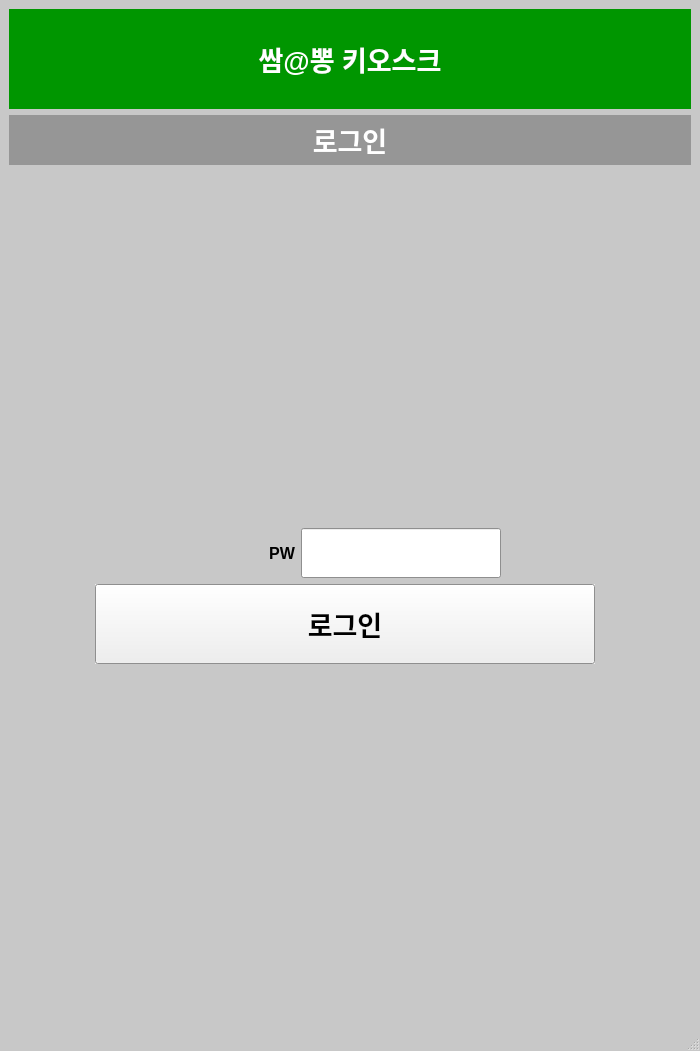
<?xml version="1.0" encoding="UTF-8"?>
<ui version="4.0">
 <class>login</class>
 <widget class="QMainWindow" name="login">
  <property name="geometry">
   <rect>
    <x>0</x>
    <y>0</y>
    <width>700</width>
    <height>1051</height>
   </rect>
  </property>
  <property name="palette">
   <palette>
    <active>
     <colorrole role="Base">
      <brush brushstyle="SolidPattern">
       <color alpha="255">
        <red>255</red>
        <green>255</green>
        <blue>255</blue>
       </color>
      </brush>
     </colorrole>
     <colorrole role="Window">
      <brush brushstyle="SolidPattern">
       <color alpha="255">
        <red>200</red>
        <green>200</green>
        <blue>200</blue>
       </color>
      </brush>
     </colorrole>
    </active>
    <inactive>
     <colorrole role="Base">
      <brush brushstyle="SolidPattern">
       <color alpha="255">
        <red>255</red>
        <green>255</green>
        <blue>255</blue>
       </color>
      </brush>
     </colorrole>
     <colorrole role="Window">
      <brush brushstyle="SolidPattern">
       <color alpha="255">
        <red>200</red>
        <green>200</green>
        <blue>200</blue>
       </color>
      </brush>
     </colorrole>
    </inactive>
    <disabled>
     <colorrole role="Base">
      <brush brushstyle="SolidPattern">
       <color alpha="255">
        <red>200</red>
        <green>200</green>
        <blue>200</blue>
       </color>
      </brush>
     </colorrole>
     <colorrole role="Window">
      <brush brushstyle="SolidPattern">
       <color alpha="255">
        <red>200</red>
        <green>200</green>
        <blue>200</blue>
       </color>
      </brush>
     </colorrole>
    </disabled>
   </palette>
  </property>
  <property name="windowTitle">
   <string>MainWindow</string>
  </property>
  <widget class="QWidget" name="centralwidget">
   <property name="palette">
    <palette>
     <active>
      <colorrole role="Base">
       <brush brushstyle="SolidPattern">
        <color alpha="255">
         <red>255</red>
         <green>255</green>
         <blue>255</blue>
        </color>
       </brush>
      </colorrole>
      <colorrole role="Window">
       <brush brushstyle="SolidPattern">
        <color alpha="255">
         <red>200</red>
         <green>200</green>
         <blue>200</blue>
        </color>
       </brush>
      </colorrole>
     </active>
     <inactive>
      <colorrole role="Base">
       <brush brushstyle="SolidPattern">
        <color alpha="255">
         <red>255</red>
         <green>255</green>
         <blue>255</blue>
        </color>
       </brush>
      </colorrole>
      <colorrole role="Window">
       <brush brushstyle="SolidPattern">
        <color alpha="255">
         <red>200</red>
         <green>200</green>
         <blue>200</blue>
        </color>
       </brush>
      </colorrole>
     </inactive>
     <disabled>
      <colorrole role="Base">
       <brush brushstyle="SolidPattern">
        <color alpha="255">
         <red>200</red>
         <green>200</green>
         <blue>200</blue>
        </color>
       </brush>
      </colorrole>
      <colorrole role="Window">
       <brush brushstyle="SolidPattern">
        <color alpha="255">
         <red>200</red>
         <green>200</green>
         <blue>200</blue>
        </color>
       </brush>
      </colorrole>
     </disabled>
    </palette>
   </property>
   <layout class="QGridLayout" name="gridLayout">
    <item row="0" column="0">
     <layout class="QVBoxLayout" name="verticalLayout">
      <item>
       <widget class="QLabel" name="Title">
        <property name="minimumSize">
         <size>
          <width>0</width>
          <height>100</height>
         </size>
        </property>
        <property name="maximumSize">
         <size>
          <width>16777215</width>
          <height>100</height>
         </size>
        </property>
        <property name="palette">
         <palette>
          <active>
           <colorrole role="WindowText">
            <brush brushstyle="SolidPattern">
             <color alpha="255">
              <red>255</red>
              <green>255</green>
              <blue>255</blue>
             </color>
            </brush>
           </colorrole>
           <colorrole role="Base">
            <brush brushstyle="SolidPattern">
             <color alpha="255">
              <red>255</red>
              <green>255</green>
              <blue>255</blue>
             </color>
            </brush>
           </colorrole>
           <colorrole role="Window">
            <brush brushstyle="SolidPattern">
             <color alpha="255">
              <red>0</red>
              <green>150</green>
              <blue>0</blue>
             </color>
            </brush>
           </colorrole>
          </active>
          <inactive>
           <colorrole role="WindowText">
            <brush brushstyle="SolidPattern">
             <color alpha="255">
              <red>255</red>
              <green>255</green>
              <blue>255</blue>
             </color>
            </brush>
           </colorrole>
           <colorrole role="Base">
            <brush brushstyle="SolidPattern">
             <color alpha="255">
              <red>255</red>
              <green>255</green>
              <blue>255</blue>
             </color>
            </brush>
           </colorrole>
           <colorrole role="Window">
            <brush brushstyle="SolidPattern">
             <color alpha="255">
              <red>0</red>
              <green>150</green>
              <blue>0</blue>
             </color>
            </brush>
           </colorrole>
          </inactive>
          <disabled>
           <colorrole role="WindowText">
            <brush brushstyle="SolidPattern">
             <color alpha="255">
              <red>120</red>
              <green>120</green>
              <blue>120</blue>
             </color>
            </brush>
           </colorrole>
           <colorrole role="Base">
            <brush brushstyle="SolidPattern">
             <color alpha="255">
              <red>0</red>
              <green>150</green>
              <blue>0</blue>
             </color>
            </brush>
           </colorrole>
           <colorrole role="Window">
            <brush brushstyle="SolidPattern">
             <color alpha="255">
              <red>0</red>
              <green>150</green>
              <blue>0</blue>
             </color>
            </brush>
           </colorrole>
          </disabled>
         </palette>
        </property>
        <property name="font">
         <font>
          <pointsize>20</pointsize>
          <weight>75</weight>
          <bold>true</bold>
          <underline>false</underline>
         </font>
        </property>
        <property name="autoFillBackground">
         <bool>true</bool>
        </property>
        <property name="text">
         <string>쌈@뽕 키오스크</string>
        </property>
        <property name="alignment">
         <set>Qt::AlignCenter</set>
        </property>
       </widget>
      </item>
      <item>
       <widget class="QLabel" name="Title_2">
        <property name="minimumSize">
         <size>
          <width>0</width>
          <height>50</height>
         </size>
        </property>
        <property name="maximumSize">
         <size>
          <width>16777215</width>
          <height>50</height>
         </size>
        </property>
        <property name="palette">
         <palette>
          <active>
           <colorrole role="WindowText">
            <brush brushstyle="SolidPattern">
             <color alpha="255">
              <red>255</red>
              <green>255</green>
              <blue>255</blue>
             </color>
            </brush>
           </colorrole>
           <colorrole role="Base">
            <brush brushstyle="SolidPattern">
             <color alpha="255">
              <red>255</red>
              <green>255</green>
              <blue>255</blue>
             </color>
            </brush>
           </colorrole>
           <colorrole role="Window">
            <brush brushstyle="SolidPattern">
             <color alpha="255">
              <red>150</red>
              <green>150</green>
              <blue>150</blue>
             </color>
            </brush>
           </colorrole>
          </active>
          <inactive>
           <colorrole role="WindowText">
            <brush brushstyle="SolidPattern">
             <color alpha="255">
              <red>255</red>
              <green>255</green>
              <blue>255</blue>
             </color>
            </brush>
           </colorrole>
           <colorrole role="Base">
            <brush brushstyle="SolidPattern">
             <color alpha="255">
              <red>255</red>
              <green>255</green>
              <blue>255</blue>
             </color>
            </brush>
           </colorrole>
           <colorrole role="Window">
            <brush brushstyle="SolidPattern">
             <color alpha="255">
              <red>150</red>
              <green>150</green>
              <blue>150</blue>
             </color>
            </brush>
           </colorrole>
          </inactive>
          <disabled>
           <colorrole role="WindowText">
            <brush brushstyle="SolidPattern">
             <color alpha="255">
              <red>120</red>
              <green>120</green>
              <blue>120</blue>
             </color>
            </brush>
           </colorrole>
           <colorrole role="Base">
            <brush brushstyle="SolidPattern">
             <color alpha="255">
              <red>150</red>
              <green>150</green>
              <blue>150</blue>
             </color>
            </brush>
           </colorrole>
           <colorrole role="Window">
            <brush brushstyle="SolidPattern">
             <color alpha="255">
              <red>150</red>
              <green>150</green>
              <blue>150</blue>
             </color>
            </brush>
           </colorrole>
          </disabled>
         </palette>
        </property>
        <property name="font">
         <font>
          <pointsize>20</pointsize>
          <weight>75</weight>
          <bold>true</bold>
          <underline>false</underline>
         </font>
        </property>
        <property name="autoFillBackground">
         <bool>true</bool>
        </property>
        <property name="text">
         <string>로그인</string>
        </property>
        <property name="alignment">
         <set>Qt::AlignCenter</set>
        </property>
       </widget>
      </item>
      <item>
       <widget class="QLabel" name="label_2">
        <property name="maximumSize">
         <size>
          <width>16777215</width>
          <height>16777215</height>
         </size>
        </property>
        <property name="text">
         <string/>
        </property>
       </widget>
      </item>
      <item>
       <layout class="QGridLayout" name="gridLayout_2">
        <item row="0" column="1">
         <widget class="QLabel" name="label_4">
          <property name="minimumSize">
           <size>
            <width>200</width>
            <height>50</height>
           </size>
          </property>
          <property name="maximumSize">
           <size>
            <width>16777215</width>
            <height>16777215</height>
           </size>
          </property>
          <property name="font">
           <font>
            <pointsize>12</pointsize>
            <weight>75</weight>
            <bold>true</bold>
           </font>
          </property>
          <property name="text">
           <string>PW</string>
          </property>
          <property name="alignment">
           <set>Qt::AlignRight|Qt::AlignTrailing|Qt::AlignVCenter</set>
          </property>
         </widget>
        </item>
        <item row="1" column="1" colspan="3">
         <widget class="QPushButton" name="Login">
          <property name="minimumSize">
           <size>
            <width>0</width>
            <height>80</height>
           </size>
          </property>
          <property name="maximumSize">
           <size>
            <width>500</width>
            <height>16777215</height>
           </size>
          </property>
          <property name="font">
           <font>
            <pointsize>20</pointsize>
            <weight>75</weight>
            <bold>true</bold>
           </font>
          </property>
          <property name="autoFillBackground">
           <bool>true</bool>
          </property>
          <property name="text">
           <string>로그인</string>
          </property>
          <property name="checkable">
           <bool>false</bool>
          </property>
          <property name="flat">
           <bool>false</bool>
          </property>
         </widget>
        </item>
        <item row="0" column="2" colspan="2">
         <widget class="QLineEdit" name="PW_Input">
          <property name="sizePolicy">
           <sizepolicy hsizetype="Expanding" vsizetype="Fixed">
            <horstretch>0</horstretch>
            <verstretch>0</verstretch>
           </sizepolicy>
          </property>
          <property name="minimumSize">
           <size>
            <width>200</width>
            <height>50</height>
           </size>
          </property>
          <property name="maximumSize">
           <size>
            <width>200</width>
            <height>16777215</height>
           </size>
          </property>
          <property name="font">
           <font>
            <pointsize>15</pointsize>
            <weight>75</weight>
            <bold>true</bold>
           </font>
          </property>
          <property name="text">
           <string/>
          </property>
          <property name="alignment">
           <set>Qt::AlignCenter</set>
          </property>
         </widget>
        </item>
        <item row="0" column="0">
         <widget class="QLabel" name="label_5">
          <property name="maximumSize">
           <size>
            <width>80</width>
            <height>16777215</height>
           </size>
          </property>
          <property name="text">
           <string/>
          </property>
         </widget>
        </item>
       </layout>
      </item>
      <item>
       <widget class="QLabel" name="label">
        <property name="sizePolicy">
         <sizepolicy hsizetype="Preferred" vsizetype="Preferred">
          <horstretch>0</horstretch>
          <verstretch>0</verstretch>
         </sizepolicy>
        </property>
        <property name="maximumSize">
         <size>
          <width>16777215</width>
          <height>16777215</height>
         </size>
        </property>
        <property name="text">
         <string/>
        </property>
       </widget>
      </item>
     </layout>
    </item>
   </layout>
  </widget>
  <widget class="QMenuBar" name="menubar">
   <property name="geometry">
    <rect>
     <x>0</x>
     <y>0</y>
     <width>700</width>
     <height>26</height>
    </rect>
   </property>
  </widget>
  <widget class="QStatusBar" name="statusbar"/>
 </widget>
 <resources/>
 <connections/>
</ui>
